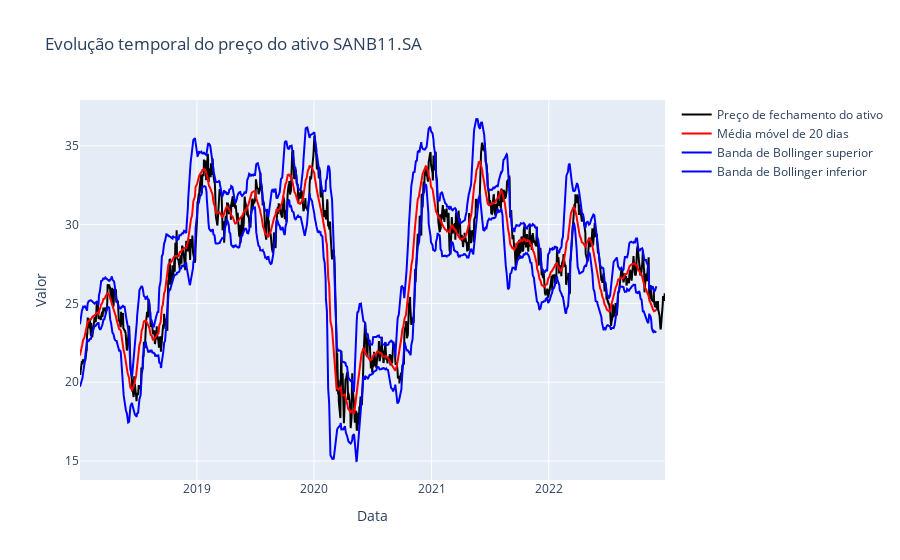

Notebook cell for this chart:
### Code cell
plot_serie_moving_average_with_boillinger_bands(ticker1_adj_close_price, 20, ticker1)

### Figure 1 — Plotly figure (JSON) as saved in the notebook; plotly's stock layout.template omitted (floating-point values rounded to 4 significant figures; data arrays with more than 128 entries replaced by an {"elided": "..."} marker saying what was removed)
{"data": [{"line": {"color": "black", "width": 2}, "mode": "lines", "name": "Preço de fechamento do ativo", "type": "scatter", "x": {"elided": "1239 str values"}, "y": {"elided": "1239 float values"}}, {"line": {"color": "red", "width": 2}, "mode": "lines", "name": "Média móvel de 20 dias", "type": "scatter", "x": {"elided": "1239 str values"}, "y": {"elided": "1220 float values"}}, {"line": {"color": "blue", "width": 2}, "mode": "lines", "name": "Banda de Bollinger superior", "type": "scatter", "x": {"elided": "1239 str values"}, "y": {"elided": "1220 float values"}}, {"line": {"color": "blue", "width": 2}, "mode": "lines", "name": "Banda de Bollinger inferior", "type": "scatter", "x": {"elided": "1239 str values"}, "y": {"elided": "1220 float values"}}], "layout": {"title": {"text": "Evolução temporal do preço do ativo SANB11.SA"}, "xaxis": {"title": {"text": "Data"}}, "yaxis": {"title": {"text": "Valor"}}}}
